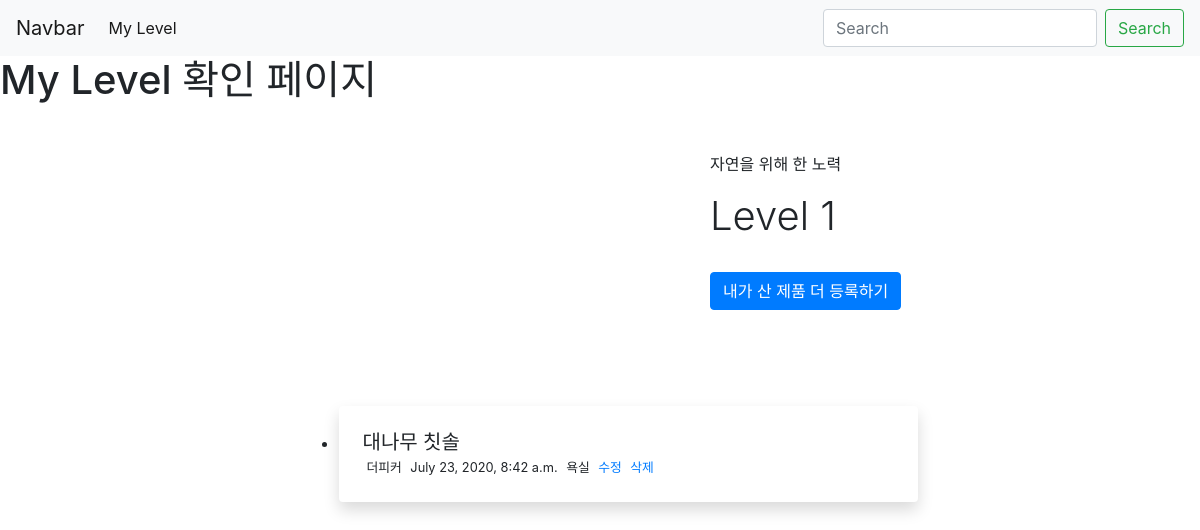
Screenshot of /zebraapp/myLevel with the database file from the repository.
### zebraapp/models.py (models this page shows, shortened)
class MyItem(models.Model):
    myItemName = models.CharField(max_length=200)
    myItemStore = models.CharField(max_length=200)
    myItemDate = models.DateTimeField('date published')
    myItemCat = models.CharField(max_length=200)
    class Meta:
        ordering = ['-myItemDate']

### zebraapp/views.py (the view)
# urls.py: path('zebraapp/myLevel', views.myLevel, name="myLevel"),
def myLevel(request):
    myItems_myLevel = MyItem.objects.all()
    return render(request, 'myLevel.html', {'myItems':myItems_myLevel})

### zebraapp/templates/myLevel.html (shortened to what this page needs)
<!DOCTYPE html>
<html>
<head>
    <link rel="stylesheet" href="https://stackpath.bootstrapcdn.com/bootstrap/4.5.0/css/bootstrap.min.css">
    <nav class="navbar navbar-expand-lg navbar-light bg-light">
        <a class="navbar-brand" href="#">Navbar</a>
        <div class="collapse navbar-collapse" id="navbarSupportedContent">
          <ul class="navbar-nav mr-auto">
            <li class="nav-item active">
              <a class="nav-link" href="#">My Level<span class="sr-only">(current)</span></a>
            </li>
          </ul>
          <form class="form-inline my-2 my-lg-0">
            <input class="form-control mr-sm-2" type="search" placeholder="Search" aria-label="Search">
            <button class="btn btn-outline-success my-2 my-sm-0" type="submit">Search</button>
          </form>
        </div>
      </nav>
</head>
<body>
<h1>My Level 확인 페이지</h1>
  <div class="container">
    <div class="row align-items-center my-5">
      <div class="col-lg-7">
      </div>
      <div class="col-lg-5">
        <p>자연을 위해 한 노력</p>
        <h1 class="font-weight-light">Level {{myItems.count}}</h1>
        <br>
        <a class="btn btn-primary" href="#">내가 산 제품 더 등록하기</a>
      </div>
    </div>
  </div>
    <section>
        {% for my_Items in myItems %}
        <div class="container py-5">
                <div class="row">
                    <div class="col-lg-7 mx-auto">
                        <ul class="timeline">
                            <li class="timeline-item bg-white rounded ml-3 p-4 shadow">
                                <h2 class="h5 mb-0">{{my_Items.myItemName}}</h2>
                                <span class="small text-gray">{{my_Items.myItemStore}}</span>
                                <span class="small text-gray">{{my_Items.myItemDate}}</span>
                                <span class="small text-gray">{{my_Items.myItemCat}}</span>
                                <span class="small text-gray"><a href="#">수정</a></span>
                                <span class="small text-gray"><a href="#">삭제</a></span>
                            </li>
                        </ul>
                    </div>
                </div>
            </div>
        {% endfor %}
    </section>
</body>
</html>

### rows the page displays
MyItem: myItemName "대나무 칫솔", myItemStore "더피커", myItemDate "July 23, 2020, 8:42 a.m.", myItemCat "욕실"

### other values shown
{{ myItems.count }} "1"
